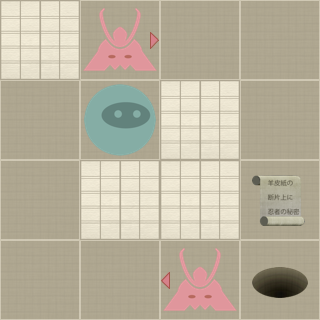

Rendered tile map (Tiled .tmx) drawn with the repository's tilesets; below, a short description and the map source with its tile grids summarised:
An orthogonal 4x4 tile map with 80x80 px tiles, 2 tile layers (Level, Actors).

<map version="1.0" orientation="orthogonal" width="4" height="4" tilewidth="80" tileheight="80">
 <properties>
  <property name="moves" value="6" />
 </properties>
 <tileset firstgid="1" name="tiles" tilewidth="80" tileheight="80" spacing="2" margin="2">
  <image source="tiles-ipad.png" width="512" height="512" />
  <tile id="0">
   <properties>
    <property name="actor" value="exit" />
   </properties>
  </tile>
  <tile id="2">
   <properties>
    <property name="actor" value="guard" />
    <property name="direction" value="down" />
   </properties>
  </tile>
  <tile id="3">
   <properties>
    <property name="actor" value="guard" />
    <property name="direction" value="left" />
   </properties>
  </tile>
  <tile id="4">
   <properties>
    <property name="actor" value="guard" />
    <property name="direction" value="right" />
   </properties>
  </tile>
  <tile id="5">
   <properties>
    <property name="actor" value="guard" />
    <property name="direction" value="up" />
   </properties>
  </tile>
  <tile id="7">
   <properties>
    <property name="actor" value="player" />
   </properties>
  </tile>
  <tile id="8">
   <properties>
    <property name="actor" value="scroll" />
   </properties>
  </tile>
  <tile id="9">
   <properties>
    <property name="wall" value="1" />
   </properties>
  </tile>
 </tileset>
 <layer name="Level" width="4" height="4">
  <data>[16 cells, 16 non-empty, 2 distinct tile ids]</data>
 </layer>
 <layer name="Actors" width="4" height="4">
  <data>[16 cells, 5 non-empty, 5 distinct tile ids]</data>
 </layer>
</map>
